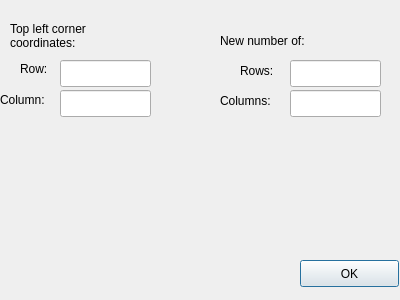
<?xml version="1.0" encoding="UTF-8"?>
<ui version="4.0">
 <class>Dialog</class>
 <widget class="QDialog" name="Dialog">
  <property name="geometry">
   <rect>
    <x>0</x>
    <y>0</y>
    <width>400</width>
    <height>300</height>
   </rect>
  </property>
  <property name="windowTitle">
   <string>Crop</string>
  </property>
  <widget class="QLineEdit" name="rowLineEdit">
   <property name="geometry">
    <rect>
     <x>60</x>
     <y>60</y>
     <width>91</width>
     <height>27</height>
    </rect>
   </property>
   <property name="maxLength">
    <number>6</number>
   </property>
   <property name="alignment">
    <set>Qt::AlignRight|Qt::AlignTrailing|Qt::AlignVCenter</set>
   </property>
  </widget>
  <widget class="QLineEdit" name="colLineEdit">
   <property name="geometry">
    <rect>
     <x>60</x>
     <y>90</y>
     <width>91</width>
     <height>27</height>
    </rect>
   </property>
   <property name="maxLength">
    <number>6</number>
   </property>
   <property name="alignment">
    <set>Qt::AlignRight|Qt::AlignTrailing|Qt::AlignVCenter</set>
   </property>
  </widget>
  <widget class="QLineEdit" name="newColLineEdit">
   <property name="geometry">
    <rect>
     <x>290</x>
     <y>90</y>
     <width>91</width>
     <height>27</height>
    </rect>
   </property>
   <property name="maxLength">
    <number>6</number>
   </property>
   <property name="alignment">
    <set>Qt::AlignRight|Qt::AlignTrailing|Qt::AlignVCenter</set>
   </property>
  </widget>
  <widget class="QLineEdit" name="newRowLineEdit">
   <property name="geometry">
    <rect>
     <x>290</x>
     <y>60</y>
     <width>91</width>
     <height>27</height>
    </rect>
   </property>
   <property name="maxLength">
    <number>6</number>
   </property>
   <property name="alignment">
    <set>Qt::AlignRight|Qt::AlignTrailing|Qt::AlignVCenter</set>
   </property>
  </widget>
  <widget class="QLabel" name="label">
   <property name="geometry">
    <rect>
     <x>10</x>
     <y>20</y>
     <width>111</width>
     <height>31</height>
    </rect>
   </property>
   <property name="text">
    <string>Top left corner coordinates:</string>
   </property>
   <property name="wordWrap">
    <bool>true</bool>
   </property>
  </widget>
  <widget class="QLabel" name="label_2">
   <property name="geometry">
    <rect>
     <x>20</x>
     <y>60</y>
     <width>41</width>
     <height>17</height>
    </rect>
   </property>
   <property name="text">
    <string>Row:</string>
   </property>
  </widget>
  <widget class="QLabel" name="label_3">
   <property name="geometry">
    <rect>
     <x>0</x>
     <y>90</y>
     <width>61</width>
     <height>20</height>
    </rect>
   </property>
   <property name="text">
    <string>Column:</string>
   </property>
  </widget>
  <widget class="QLabel" name="label_4">
   <property name="geometry">
    <rect>
     <x>220</x>
     <y>20</y>
     <width>131</width>
     <height>41</height>
    </rect>
   </property>
   <property name="text">
    <string>New number of:</string>
   </property>
   <property name="wordWrap">
    <bool>true</bool>
   </property>
  </widget>
  <widget class="QLabel" name="label_5">
   <property name="geometry">
    <rect>
     <x>220</x>
     <y>90</y>
     <width>71</width>
     <height>21</height>
    </rect>
   </property>
   <property name="text">
    <string>Columns:</string>
   </property>
   <property name="wordWrap">
    <bool>true</bool>
   </property>
  </widget>
  <widget class="QLabel" name="label_6">
   <property name="geometry">
    <rect>
     <x>240</x>
     <y>60</y>
     <width>61</width>
     <height>21</height>
    </rect>
   </property>
   <property name="text">
    <string>Rows:</string>
   </property>
   <property name="wordWrap">
    <bool>true</bool>
   </property>
  </widget>
  <widget class="QLabel" name="errorCropLabel">
   <property name="geometry">
    <rect>
     <x>40</x>
     <y>190</y>
     <width>331</width>
     <height>41</height>
    </rect>
   </property>
   <property name="text">
    <string/>
   </property>
  </widget>
  <widget class="QPushButton" name="cropOKButton">
   <property name="geometry">
    <rect>
     <x>300</x>
     <y>260</y>
     <width>99</width>
     <height>27</height>
    </rect>
   </property>
   <property name="text">
    <string>OK</string>
   </property>
  </widget>
  <widget class="QLabel" name="cropSizeLabel">
   <property name="geometry">
    <rect>
     <x>40</x>
     <y>140</y>
     <width>341</width>
     <height>31</height>
    </rect>
   </property>
   <property name="text">
    <string/>
   </property>
  </widget>
 </widget>
 <resources/>
 <connections/>
</ui>
